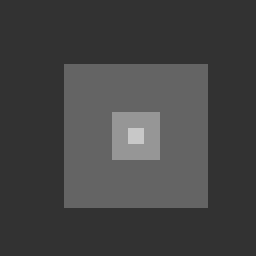
%> input picture PDE_image_processing/squares.bmp, 256 x 256 px
$ octave gaussian_filter.m   (GNU Octave 9; MATLAB toolbox functions it lacks are replaced by stand-ins)
%> lines starting %> are read from the running program, lines starting %| are printed output that depends on the picture
%% Example of a gaussian low-pass filter
% Read image and convert to double
u = double(imread('squares.bmp'));
%> u: size 256x256 double; min 50, max 200, mean 67.8; mean of the top-left, top-right, bottom-left and bottom-right quarters 63.3, 67.2, 67.2, 73.4

%%
% Add normal noise with mean 0 and variance 10
u = u + 10.0*randn (size(u));
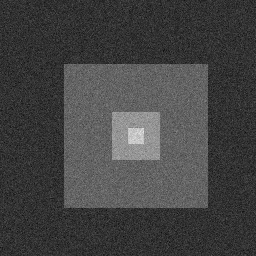
%> u: size 256x256 double; min 7.49, max 232.2, mean 67.7

%%
% Display "before" image
figure
subplot(2,2,1)
colormap gray
imagesc(uint8(u));
title('before');

subplot(2,2,2)
colormap gray
plot(u(size(u,1)/2,:));
ylabel('u')

%%
% Create 2D gaussian for convolution. We use *meshgrid* to generate x
% and y coordinates (using dx=dy=1) and then calculate a guassian function
% f
t = 1.0;
D = 1.0;
sigma = sqrt(2*D*t);
[nx ny] = size(u);
%> nx = 256; ny = 256
[x y]=meshgrid(round(-nx/2):round(nx/2), round(-ny/2):round(ny/2));
f=exp(-x.^2/(2*sigma^2)-y.^2/(2*sigma^2));
f=f./sum(f(:));

%%
% Take convolution of gaussian and image
u = conv2(u,f,'same');

%%
% Display result
subplot(2,2,3)
imagesc(uint8(u));
title('after');
subplot(2,2,4)
colormap gray
plot(u(size(u,1)/2,:));
ylabel('u')
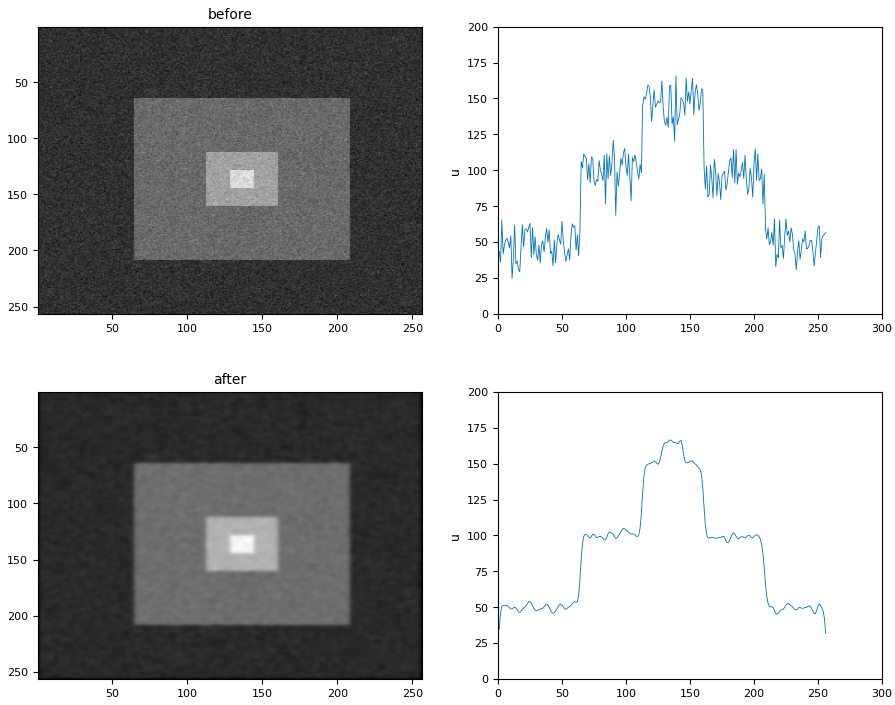
%> figure redrawn from the program's plot data, 4 panels
